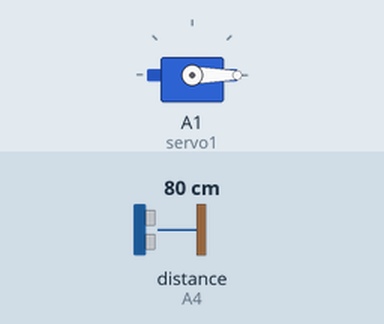
This sketch was run on a simulated Arduino Uno, built with avr-gcc and run on an emulated ATmega328P. Shown: servo. Wiring (inferred from the names in the program): ultrasonic range finder: trigger A3; echo A4. Inputs (shaded band) come from the test bench; at power-on: distance to the obstacle (sensor on A4) 80 cm. The echo pulse lasts 58.3 µs per cm.

Above: at 1.2 s.
1.3 s: distance to the obstacle (sensor on A4) set to 22 cm
3.2 s: distance to the obstacle (sensor on A4) set to 18 cm
At 4.0 s:
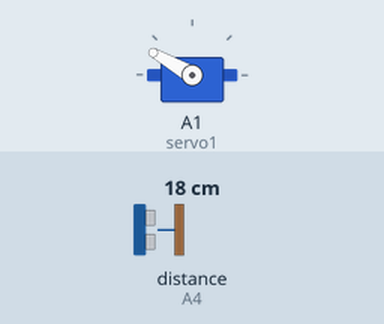
5.1 s: distance to the obstacle (sensor on A4) set to 35 cm
At 6.3 s:
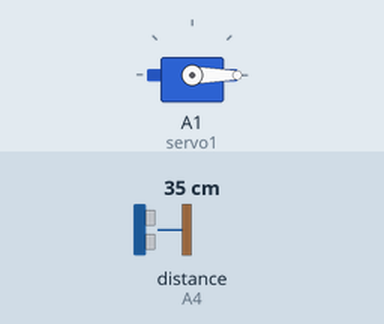
6.8 s: distance to the obstacle (sensor on A4) set to 2 cm
At 7.6 s:
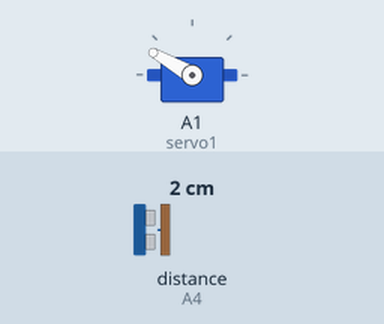
8.6 s: distance to the obstacle (sensor on A4) set to 60 cm
At 10.0 s:
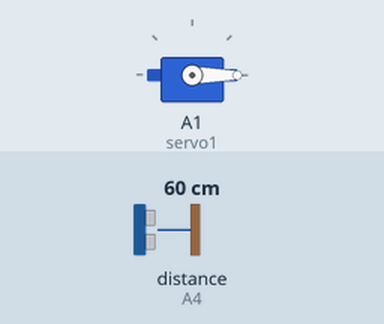
Timing chart, 0 to 11.4 s (numbered marks = the images above; inputs shaded):
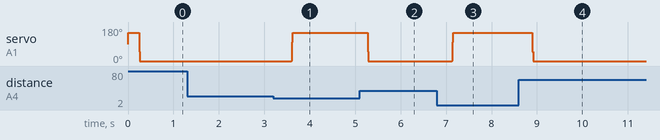

Measured:
- the behaviour switches between 21 and 20 cm on distance to the obstacle (sensor on A4) (found by bisection; images 0 and 1)
- after the input at 1.3 s, every drawn part: stays the same
- after the input at 3.2 s, servo on A1 (servo1): 0° → 150° after 0.39 s
- after the input at 5.1 s, servo on A1 (servo1): 150° → 0° after 0.15 s
- after the input at 6.8 s, servo on A1 (servo1): 0° → 150° after 0.32 s
- after the input at 8.6 s, servo on A1 (servo1): 150° → 0° after 0.28 s

The sketch:

CountLandingGearMovngAvg.ino
```cpp
#include <Servo.h>
Servo servo1;

int maxAngle=150;
int pos = maxAngle;
int Thr=20;
int state;
int trigPin = A3;
int echoPin = A4;
int cm[30]={0}, cmCount;
bool start = false;
float cmAvg;

void setup()
{
  //Serial.begin(9600);
  servo1.attach(A1);
  pinMode(trigPin, OUTPUT);
  pinMode(echoPin, INPUT);
}
long duration, count=0;

void loop()
{


  if(count%100==0)
    {
    measureDist();
    if(!cm[30])
      start = true;
    //Serial.println("***************************Measuring***");
    }

/*
  Serial.print("State: ");
  Serial.print(state);
  Serial.print("  Position: ");
  Serial.print(pos);
  Serial.print("  Distance: ");
  Serial.println(cm[]);
*/
if(start)
{
  if(cmAvg < 20)      //Near Ground => Open
    {
     if(state == 0)
        pos = maxAngle;

     else
      {
       if(pos == maxAngle)
        state = 0;
       else
        {
         state = 1;
         pos++;
         //Serial.println("Opening...");
        }
      }
}

else if(cmAvg>20)         //Away from Ground
{
  if(state == 2)      //closed
    pos = 0;

  else                // closing
  {
    if(pos == 0)
      state = 2;
    else
    {
      state = 1;
      pos--;
      //Serial.println("Closing....");
    }
  }
}

servo1.write(pos);
}
delayMicroseconds(100);
  count++;
}

long measureDist()
{

  digitalWrite(trigPin, LOW);
  delayMicroseconds(5);
  digitalWrite(trigPin, HIGH);
  delayMicroseconds(10);
  digitalWrite(trigPin, LOW);
  duration = pulseIn(echoPin, HIGH);

  cmAvg = 0;

  for(int i=29 ; i>0 ; i--)
     {
      cmAvg += cm[i];
      cm[i] = cm[i-1];
     }

  cm[0] = (duration/29)/2;
  cmAvg += cm[0];
  cmAvg = cmAvg/30;
}
```
